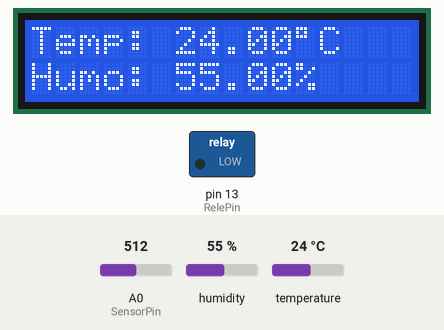
This sketch was run on a simulated Arduino Uno, built with avr-gcc and run on an emulated ATmega328P. Parts: 16×2 character LCD, switched loads named in the sketch (green lamp = pin HIGH). Inputs (shaded band) come from the test bench; at power-on: humidity 55 %, A0 (SensorPin) = 512, temperature 24 °C.

Above: at 2.6 s.
2.7 s: humidity set to 22 %
At 8.7 s:
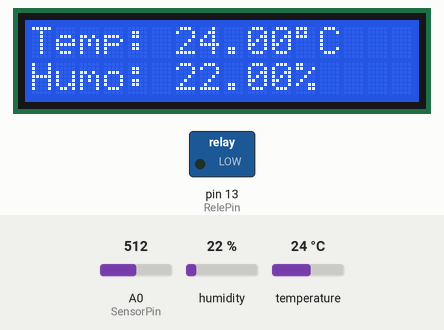
15.6 s: A0 (SensorPin) set to 716
At 23.0 s:
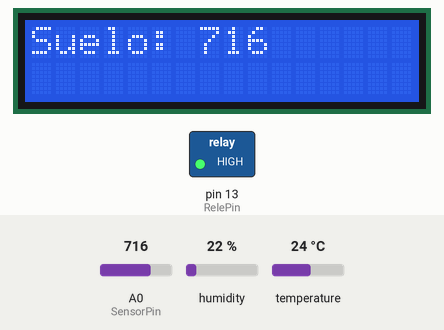
25.6 s: temperature set to 12 °C
At 26.5 s:
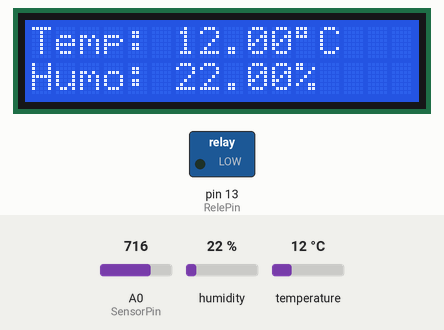
33.1 s: A0 (SensorPin) set to 900
At 43.3 s:
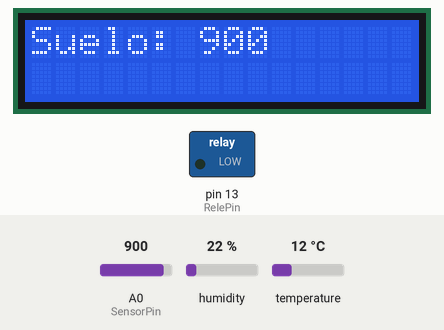
43.6 s: humidity set to 40 %
At 45.5 s:
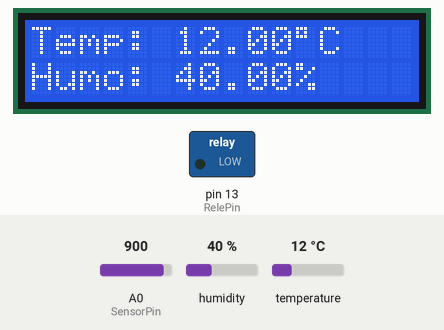
51.1 s: A0 (SensorPin) set to 1023
At 58.7 s:
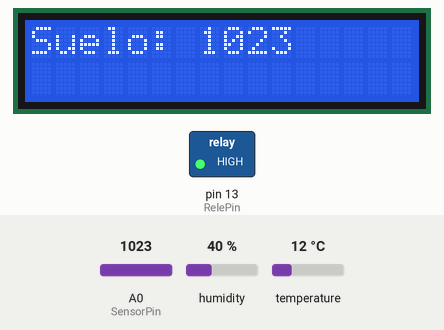
Timing chart, 0 to 61.7 s (numbered marks = the images above; inputs shaded):
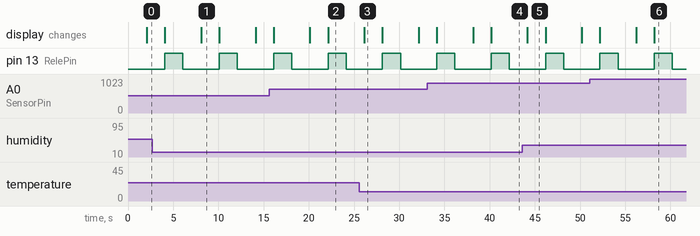

The sketch:

arduino-labs.ino
```cpp
#include <LiquidCrystal.h>
#include"DHT.h"// Download this library from the link given below
#define DHTPIN 8// Define pin of the DHT11 sensor data pin
#define DHTTYPE DHT22// Define the type of the sensor. for DHT22 type DHT22 instead of DHT11
DHT dht(DHTPIN, DHTTYPE);// Create an object of type DHT to access all the functions of the library

const int rs = 12, en = 11, d4 = 5, d5 = 4, d6 = 3, d7 = 2;
LiquidCrystal lcd(rs, en, d4, d5, d6, d7);

//aca pongo para el de humedad de suelo
int SensorPin = A0;

//aca el rele (el que corta)
int RelePin = 13;

void setup(){
  Serial.begin(9600);// Set baud rate for serial communication
  dht.begin();// Initiate DHT sensor

  // set up the LCD's number of columns and rows:
  lcd.begin(16, 2);
  // Print a message to the LCD.
  //lcd.print("hello, world!");
  pinMode(RelePin,OUTPUT);
}

void loop(){
  delay(2000); // Wait a few seconds between measurements

  float humidity = dht.readHumidity(); // Read humidity
  float tempC = dht.readTemperature(); // Read temperature in Celsius
    //aca lo de humedad de suelo
  int humedad = analogRead(SensorPin);


  lcd.clear(); // Clear the LCD display

  if (isnan(humidity) || isnan(tempC)) {
      lcd.setCursor(0, 0);
      lcd.print("Failed");
  } else {
      lcd.setCursor(0, 0);
      lcd.print("Temp: ");
      lcd.print(tempC);
      lcd.print((char)223); // Print the degree symbol
      lcd.print("C");

      lcd.setCursor(0, 1);
      lcd.print("Humo: ");
      lcd.print(humidity);
      lcd.print("%");
  }

   delay(2000);
  //Ahora muestro la humedad de suelo
  lcd.clear(); // Clear the LCD display
  lcd.setCursor(0, 0);
  lcd.print("Suelo: ");
  lcd.print(humedad);

  //Serial.print(humedad);
  digitalWrite(RelePin,HIGH);
  delay(2000);
  digitalWrite(RelePin,LOW);

}
```

Measured:
- after the input at 2.7 s, the display: first differs from a run without the input after 5.4 s (image 1)
- after the input at 15.6 s, the display: first differs from a run without the input after 6.5 s (image 2)
- after the input at 25.6 s, the display: changes after 0.54 s (image 3)
- after the input at 33.1 s, the display: first differs from a run without the input after 7.1 s (image 4)
- after the input at 43.6 s, the display: changes after 0.58 s (image 5)
- after the input at 51.1 s, the display: first differs from a run without the input after 7.1 s (image 6)
- by itself, pin 13 (RelePin): alternates HIGH for 2.0 s and LOW for 4.0 s
